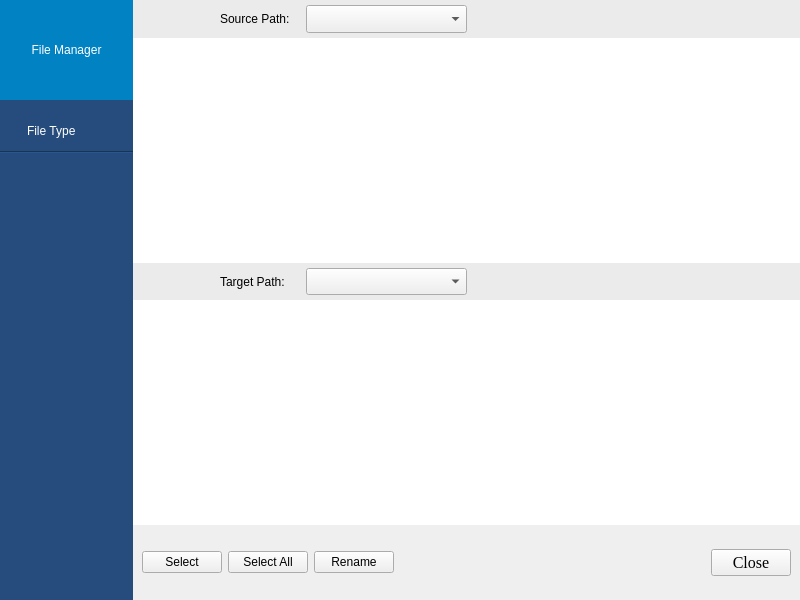
<?xml version="1.0" encoding="UTF-8"?>
<ui version="4.0">
 <class>FileManagerDialog</class>
 <widget class="QDialog" name="FileManagerDialog">
  <property name="geometry">
   <rect>
    <x>0</x>
    <y>0</y>
    <width>800</width>
    <height>600</height>
   </rect>
  </property>
  <property name="windowTitle">
   <string>Dialog</string>
  </property>
  <layout class="QGridLayout" name="gridLayout" rowstretch="7,7,2" columnstretch="1,5">
   <property name="leftMargin">
    <number>0</number>
   </property>
   <property name="topMargin">
    <number>0</number>
   </property>
   <property name="rightMargin">
    <number>0</number>
   </property>
   <property name="bottomMargin">
    <number>0</number>
   </property>
   <property name="spacing">
    <number>0</number>
   </property>
   <item row="1" column="1">
    <widget class="QWidget" name="widget_2" native="true">
     <property name="styleSheet">
      <string notr="true">QWidget{
	
}

QWidget QLabel{
	
	font: 13pt &quot;Times New Roman&quot;;
}

QWidget#widget_5{
	background-color: rgb(235, 235, 235);
}</string>
     </property>
     <layout class="QGridLayout" name="gridLayout_3" rowstretch="1,6" columnstretch="1">
      <property name="leftMargin">
       <number>0</number>
      </property>
      <property name="topMargin">
       <number>0</number>
      </property>
      <property name="rightMargin">
       <number>0</number>
      </property>
      <property name="bottomMargin">
       <number>0</number>
      </property>
      <property name="horizontalSpacing">
       <number>6</number>
      </property>
      <property name="verticalSpacing">
       <number>0</number>
      </property>
      <item row="1" column="0">
       <widget class="QTableView" name="tableView_2">
        <property name="focusPolicy">
         <enum>Qt::NoFocus</enum>
        </property>
        <property name="frameShape">
         <enum>QFrame::NoFrame</enum>
        </property>
        <property name="selectionMode">
         <enum>QAbstractItemView::NoSelection</enum>
        </property>
        <property name="showGrid">
         <bool>false</bool>
        </property>
       </widget>
      </item>
      <item row="0" column="0">
       <widget class="QWidget" name="widget_5" native="true">
        <layout class="QGridLayout" name="gridLayout_6" columnstretch="1,1">
         <property name="leftMargin">
          <number>0</number>
         </property>
         <property name="topMargin">
          <number>0</number>
         </property>
         <property name="rightMargin">
          <number>0</number>
         </property>
         <property name="bottomMargin">
          <number>0</number>
         </property>
         <property name="spacing">
          <number>0</number>
         </property>
         <item row="0" column="0">
          <widget class="QWidget" name="widget_9" native="true">
           <layout class="QGridLayout" name="gridLayout_10" columnstretch="1,1,2">
            <property name="leftMargin">
             <number>0</number>
            </property>
            <property name="topMargin">
             <number>5</number>
            </property>
            <property name="rightMargin">
             <number>0</number>
            </property>
            <property name="bottomMargin">
             <number>5</number>
            </property>
            <property name="verticalSpacing">
             <number>0</number>
            </property>
            <item row="0" column="0">
             <widget class="QWidget" name="widget_11" native="true"/>
            </item>
            <item row="0" column="1">
             <widget class="QLabel" name="label_6">
              <property name="text">
               <string>Target Path:</string>
              </property>
              <property name="alignment">
               <set>Qt::AlignLeading|Qt::AlignLeft|Qt::AlignVCenter</set>
              </property>
             </widget>
            </item>
            <item row="0" column="2">
             <widget class="QComboBox" name="comboBox_2">
              <property name="sizePolicy">
               <sizepolicy hsizetype="Preferred" vsizetype="Preferred">
                <horstretch>0</horstretch>
                <verstretch>0</verstretch>
               </sizepolicy>
              </property>
             </widget>
            </item>
           </layout>
          </widget>
         </item>
         <item row="0" column="1">
          <spacer name="horizontalSpacer_3">
           <property name="orientation">
            <enum>Qt::Horizontal</enum>
           </property>
           <property name="sizeHint" stdset="0">
            <size>
             <width>40</width>
             <height>20</height>
            </size>
           </property>
          </spacer>
         </item>
        </layout>
       </widget>
      </item>
     </layout>
    </widget>
   </item>
   <item row="2" column="1">
    <widget class="QWidget" name="widget_3" native="true">
     <property name="styleSheet">
      <string notr="true">QWidget QPushButton {
	font: 75 12pt &quot;Times New Roman&quot;;
}</string>
     </property>
     <layout class="QGridLayout" name="gridLayout_5" columnstretch="5,1,0,0,0">
      <item row="0" column="0">
       <widget class="QPushButton" name="pushButton">
        <property name="focusPolicy">
         <enum>Qt::NoFocus</enum>
        </property>
        <property name="text">
         <string>Select</string>
        </property>
       </widget>
      </item>
      <item row="0" column="1">
       <widget class="QPushButton" name="pushButton_2">
        <property name="focusPolicy">
         <enum>Qt::NoFocus</enum>
        </property>
        <property name="text">
         <string>Select All</string>
        </property>
       </widget>
      </item>
      <item row="0" column="4">
       <widget class="QPushButton" name="pushButton_close">
        <property name="sizePolicy">
         <sizepolicy hsizetype="Preferred" vsizetype="Fixed">
          <horstretch>0</horstretch>
          <verstretch>0</verstretch>
         </sizepolicy>
        </property>
        <property name="font">
         <font>
          <family>Times New Roman</family>
          <pointsize>12</pointsize>
          <weight>9</weight>
          <italic>false</italic>
          <bold>false</bold>
         </font>
        </property>
        <property name="focusPolicy">
         <enum>Qt::NoFocus</enum>
        </property>
        <property name="styleSheet">
         <string notr="true"/>
        </property>
        <property name="text">
         <string>Close</string>
        </property>
       </widget>
      </item>
      <item row="0" column="3">
       <spacer name="horizontalSpacer">
        <property name="orientation">
         <enum>Qt::Horizontal</enum>
        </property>
        <property name="sizeHint" stdset="0">
         <size>
          <width>547</width>
          <height>20</height>
         </size>
        </property>
       </spacer>
      </item>
      <item row="0" column="2">
       <widget class="QPushButton" name="pushButton_3">
        <property name="focusPolicy">
         <enum>Qt::NoFocus</enum>
        </property>
        <property name="text">
         <string>Rename</string>
        </property>
       </widget>
      </item>
     </layout>
    </widget>
   </item>
   <item row="0" column="1">
    <widget class="QWidget" name="widget_1" native="true">
     <property name="styleSheet">
      <string notr="true">QWidget{

}

QWidget QLabel{
	font: 13pt &quot;Times New Roman&quot;;
	
}

QWidget#widget_4{
	
	background-color: rgb(235, 235, 235);
}</string>
     </property>
     <layout class="QGridLayout" name="gridLayout_2" rowstretch="1,6">
      <property name="leftMargin">
       <number>0</number>
      </property>
      <property name="topMargin">
       <number>0</number>
      </property>
      <property name="rightMargin">
       <number>0</number>
      </property>
      <property name="bottomMargin">
       <number>0</number>
      </property>
      <property name="horizontalSpacing">
       <number>6</number>
      </property>
      <property name="verticalSpacing">
       <number>0</number>
      </property>
      <item row="0" column="0">
       <widget class="QWidget" name="widget_4" native="true">
        <layout class="QGridLayout" name="gridLayout_4" columnstretch="1,1">
         <property name="leftMargin">
          <number>0</number>
         </property>
         <property name="topMargin">
          <number>0</number>
         </property>
         <property name="rightMargin">
          <number>0</number>
         </property>
         <property name="bottomMargin">
          <number>0</number>
         </property>
         <property name="spacing">
          <number>0</number>
         </property>
         <item row="0" column="0">
          <widget class="QWidget" name="widget_8" native="true">
           <layout class="QGridLayout" name="gridLayout_9" columnstretch="1,1,2">
            <property name="leftMargin">
             <number>0</number>
            </property>
            <property name="topMargin">
             <number>5</number>
            </property>
            <property name="rightMargin">
             <number>0</number>
            </property>
            <property name="bottomMargin">
             <number>5</number>
            </property>
            <property name="verticalSpacing">
             <number>0</number>
            </property>
            <item row="0" column="0">
             <widget class="QWidget" name="widget_10" native="true"/>
            </item>
            <item row="0" column="1">
             <widget class="QLabel" name="label_5">
              <property name="text">
               <string>Source Path:</string>
              </property>
              <property name="alignment">
               <set>Qt::AlignLeading|Qt::AlignLeft|Qt::AlignVCenter</set>
              </property>
             </widget>
            </item>
            <item row="0" column="2">
             <widget class="QComboBox" name="comboBox_1">
              <property name="sizePolicy">
               <sizepolicy hsizetype="Preferred" vsizetype="Preferred">
                <horstretch>0</horstretch>
                <verstretch>0</verstretch>
               </sizepolicy>
              </property>
             </widget>
            </item>
           </layout>
          </widget>
         </item>
         <item row="0" column="1">
          <spacer name="horizontalSpacer_2">
           <property name="orientation">
            <enum>Qt::Horizontal</enum>
           </property>
           <property name="sizeHint" stdset="0">
            <size>
             <width>40</width>
             <height>20</height>
            </size>
           </property>
          </spacer>
         </item>
        </layout>
       </widget>
      </item>
      <item row="1" column="0">
       <widget class="QTableView" name="tableView_1">
        <property name="focusPolicy">
         <enum>Qt::NoFocus</enum>
        </property>
        <property name="frameShape">
         <enum>QFrame::NoFrame</enum>
        </property>
        <property name="selectionMode">
         <enum>QAbstractItemView::NoSelection</enum>
        </property>
        <property name="showGrid">
         <bool>false</bool>
        </property>
       </widget>
      </item>
     </layout>
    </widget>
   </item>
   <item row="0" column="0" rowspan="3">
    <widget class="QWidget" name="widget" native="true">
     <property name="styleSheet">
      <string notr="true">QWidget{
	background-color: rgb(37, 76, 124);
}
QWidget#label_1{
	color: rgb(255, 255, 255);
	font: italic 16pt &quot;Times New Roman&quot;;
	background-color: rgb(0, 130, 195);

}
QWidget#label_2{
	background-color: rgba(255, 255, 255, 0);
	color: rgb(255, 255, 255);
	font: 15pt &quot;Times New Roman&quot;;
}
</string>
     </property>
     <layout class="QGridLayout" name="gridLayout_7" rowstretch="1,3,2">
      <property name="leftMargin">
       <number>0</number>
      </property>
      <property name="topMargin">
       <number>0</number>
      </property>
      <property name="rightMargin">
       <number>0</number>
      </property>
      <property name="bottomMargin">
       <number>0</number>
      </property>
      <property name="spacing">
       <number>0</number>
      </property>
      <item row="0" column="0">
       <widget class="QLabel" name="label_1">
        <property name="text">
         <string>File Manager</string>
        </property>
        <property name="alignment">
         <set>Qt::AlignCenter</set>
        </property>
       </widget>
      </item>
      <item row="2" column="0">
       <spacer name="verticalSpacer">
        <property name="orientation">
         <enum>Qt::Vertical</enum>
        </property>
        <property name="sizeHint" stdset="0">
         <size>
          <width>20</width>
          <height>40</height>
         </size>
        </property>
       </spacer>
      </item>
      <item row="1" column="0">
       <widget class="QWidget" name="widget_6" native="true">
        <layout class="QGridLayout" name="gridLayout_8" rowstretch="1,1,6" columnstretch="1,4">
         <property name="leftMargin">
          <number>0</number>
         </property>
         <property name="topMargin">
          <number>10</number>
         </property>
         <property name="rightMargin">
          <number>0</number>
         </property>
         <property name="bottomMargin">
          <number>0</number>
         </property>
         <property name="spacing">
          <number>0</number>
         </property>
         <item row="2" column="1">
          <widget class="QListView" name="listView">
           <property name="frameShape">
            <enum>QFrame::NoFrame</enum>
           </property>
           <property name="verticalScrollBarPolicy">
            <enum>Qt::ScrollBarAlwaysOff</enum>
           </property>
           <property name="horizontalScrollBarPolicy">
            <enum>Qt::ScrollBarAlwaysOff</enum>
           </property>
          </widget>
         </item>
         <item row="2" column="0">
          <spacer name="horizontalSpacer_4">
           <property name="orientation">
            <enum>Qt::Horizontal</enum>
           </property>
           <property name="sizeHint" stdset="0">
            <size>
             <width>40</width>
             <height>20</height>
            </size>
           </property>
          </spacer>
         </item>
         <item row="0" column="1">
          <widget class="QLabel" name="label_2">
           <property name="text">
            <string>File Type</string>
           </property>
           <property name="alignment">
            <set>Qt::AlignLeading|Qt::AlignLeft|Qt::AlignVCenter</set>
           </property>
          </widget>
         </item>
         <item row="1" column="0" colspan="2">
          <widget class="Line" name="line">
           <property name="orientation">
            <enum>Qt::Horizontal</enum>
           </property>
          </widget>
         </item>
        </layout>
       </widget>
      </item>
     </layout>
    </widget>
   </item>
  </layout>
 </widget>
 <resources/>
 <connections/>
</ui>
